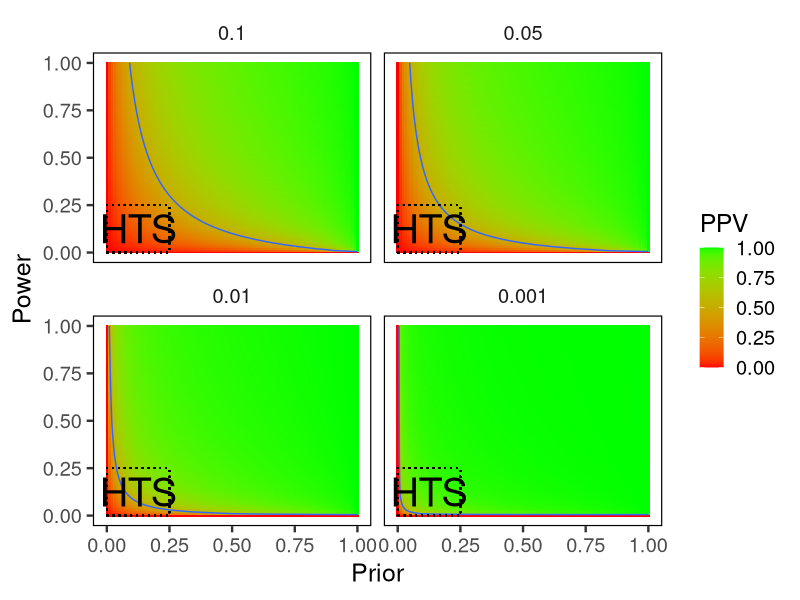

Generate this figure with R:
############################################################################
# Bioramble
# A closer look at the fisherman's dilemma
# by Jesse Lipp
# Aug 7, 2015
############################################################################

# --------------------------------------------------------------------------
# Set up environment
# --------------------------------------------------------------------------
# clean-up
rm(list = ls())

# load libraries (install if needed)
if (!require(ggplot2)) {
  install.packages("ggplot2")
  library(ggplot2)
}
if (!require(reshape2)) {
  install.packages("reshape2")
  library(reshape2)
}

# --------------------------------------------------------------------------
# Prepare data
# --------------------------------------------------------------------------
# function implementing formula to calculate positive predictive value (PPV)
calc_ppv <- function(prior, power, alpha) {
  power * prior / (power * prior + alpha * (1 - prior))
}
# establish domain to calculate PPV
prior <- seq(0, 1, length.out = 100)
power <- seq(0, 1, length.out = 100)
# four commonly used alphas in high-throughput screening to calculate PPV contour
alpha <- c(0.1, 0.05, 0.01, 0.001)
# set up grid to calculate all combinations of prior and power
grid <- expand.grid(list(prior = prior, power = power))
# calculate PPV for all combinations of prior and power for all levels of alpha
ppv <- mapply(calc_ppv, grid$prior,  grid$power, MoreArgs = list(alpha = alpha))
# correct 0-division
ppv[is.na(ppv)] <- 0
# combine data into single data frame
rownames(ppv) <- alpha
grid <- cbind(grid, t(ppv))
# create long form for plotting with ggplot2
grid <- melt(grid,
             id = c("prior", "power"),
             value.name = "PPV",
             variable.name = "alpha")

# --------------------------------------------------------------------------
# Plot data
# --------------------------------------------------------------------------
# plot PPV contours as facets
ggplot(grid, aes(x = prior, y = power, fill = PPV)) +
  # color gradient from green to red
  geom_tile() + 
  scale_fill_gradient(low = "red", high = "green") +
  # contour line at PPV = 0.5
  stat_contour(aes(z = PPV), breaks = 0.5) +
  # facets
  facet_wrap(~ alpha, ncol = 2) +
  # rectangle specifying the region of most high-throughput screens
  geom_rect(xmin = 0, xmax = 0.25, ymin = 0, ymax = 0.25, fill = NA, color = "black", linetype = 3) + 
  annotate("text", label = "HTS", x = 0.125, y = 0.125, size = 10) +
  # labeling
  xlab("Prior") + ylab("Power") +
  # theme tweaking
  theme_bw(base_size = 18) +
  theme(panel.grid.major = element_blank(),
        panel.grid.minor = element_blank(),
        strip.background = element_blank(),
        panel.border = element_rect(color = "black"))
